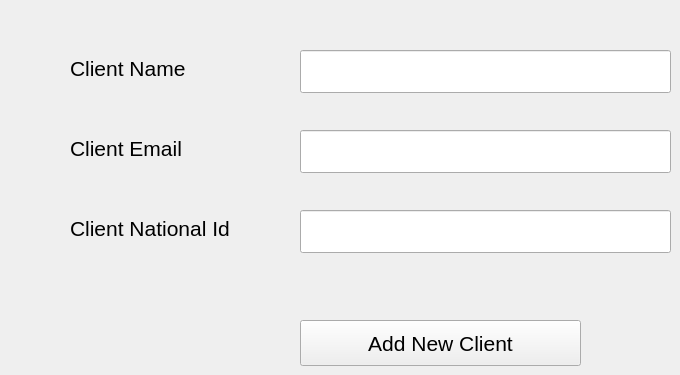
      <widget class="QWidget" name="add_book_2">
       <attribute name="title">
        <string>Add New Client</string>
       </attribute>
       <widget class="QLineEdit" name="client_name_lineEdit">
        <property name="geometry">
         <rect>
          <x>300</x>
          <y>50</y>
          <width>371</width>
          <height>43</height>
         </rect>
        </property>
        <property name="font">
         <font>
          <family>Segoe UI</family>
          <pointsize>16</pointsize>
         </font>
        </property>
       </widget>
       <widget class="QLabel" name="client_name_label">
        <property name="geometry">
         <rect>
          <x>70</x>
          <y>50</y>
          <width>147</width>
          <height>37</height>
         </rect>
        </property>
        <property name="font">
         <font>
          <pointsize>16</pointsize>
         </font>
        </property>
        <property name="text">
         <string>Client Name</string>
        </property>
       </widget>
       <widget class="QPushButton" name="add_new_client_pushButton">
        <property name="geometry">
         <rect>
          <x>300</x>
          <y>320</y>
          <width>281</width>
          <height>46</height>
         </rect>
        </property>
        <property name="font">
         <font>
          <pointsize>16</pointsize>
         </font>
        </property>
        <property name="text">
         <string>Add New Client</string>
        </property>
       </widget>
       <widget class="QLineEdit" name="client_email_lineEdit">
        <property name="geometry">
         <rect>
          <x>300</x>
          <y>130</y>
          <width>371</width>
          <height>43</height>
         </rect>
        </property>
        <property name="font">
         <font>
          <family>Segoe UI</family>
          <pointsize>16</pointsize>
         </font>
        </property>
       </widget>
       <widget class="QLabel" name="client_email_label">
        <property name="geometry">
         <rect>
          <x>70</x>
          <y>130</y>
          <width>151</width>
          <height>37</height>
         </rect>
        </property>
        <property name="font">
         <font>
          <pointsize>16</pointsize>
         </font>
        </property>
        <property name="text">
         <string>Client Email</string>
        </property>
       </widget>
       <widget class="QLineEdit" name="client_national_id_lineEdit">
        <property name="geometry">
         <rect>
          <x>300</x>
          <y>210</y>
          <width>371</width>
          <height>43</height>
         </rect>
        </property>
        <property name="font">
         <font>
          <family>Segoe UI</family>
          <pointsize>16</pointsize>
         </font>
        </property>
       </widget>
       <widget class="QLabel" name="client_national_id_label">
        <property name="geometry">
         <rect>
          <x>70</x>
          <y>210</y>
          <width>208</width>
          <height>37</height>
         </rect>
        </property>
        <property name="font">
         <font>
          <pointsize>16</pointsize>
         </font>
        </property>
        <property name="text">
         <string>Client National Id</string>
        </property>
       </widget>
      </widget>
